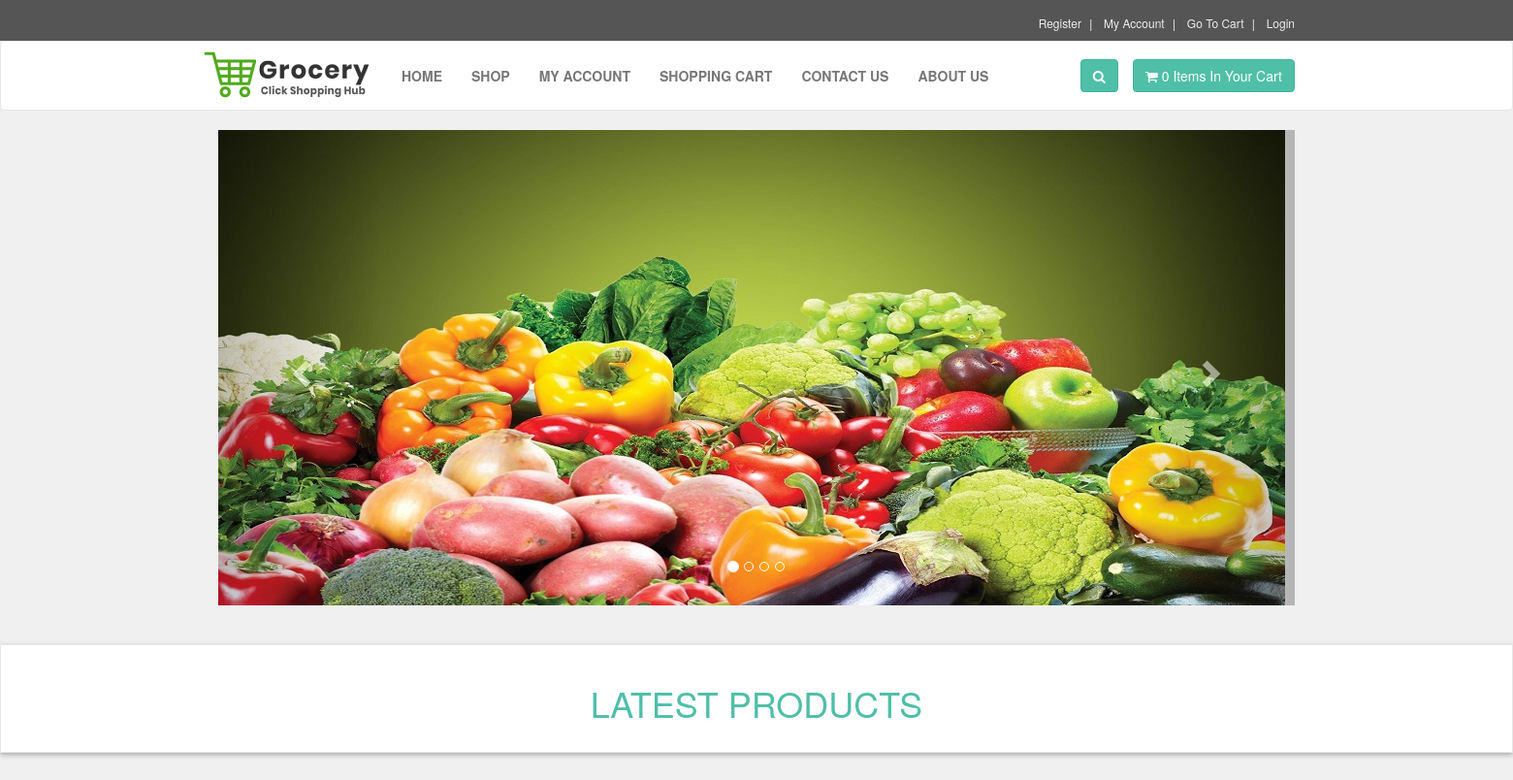
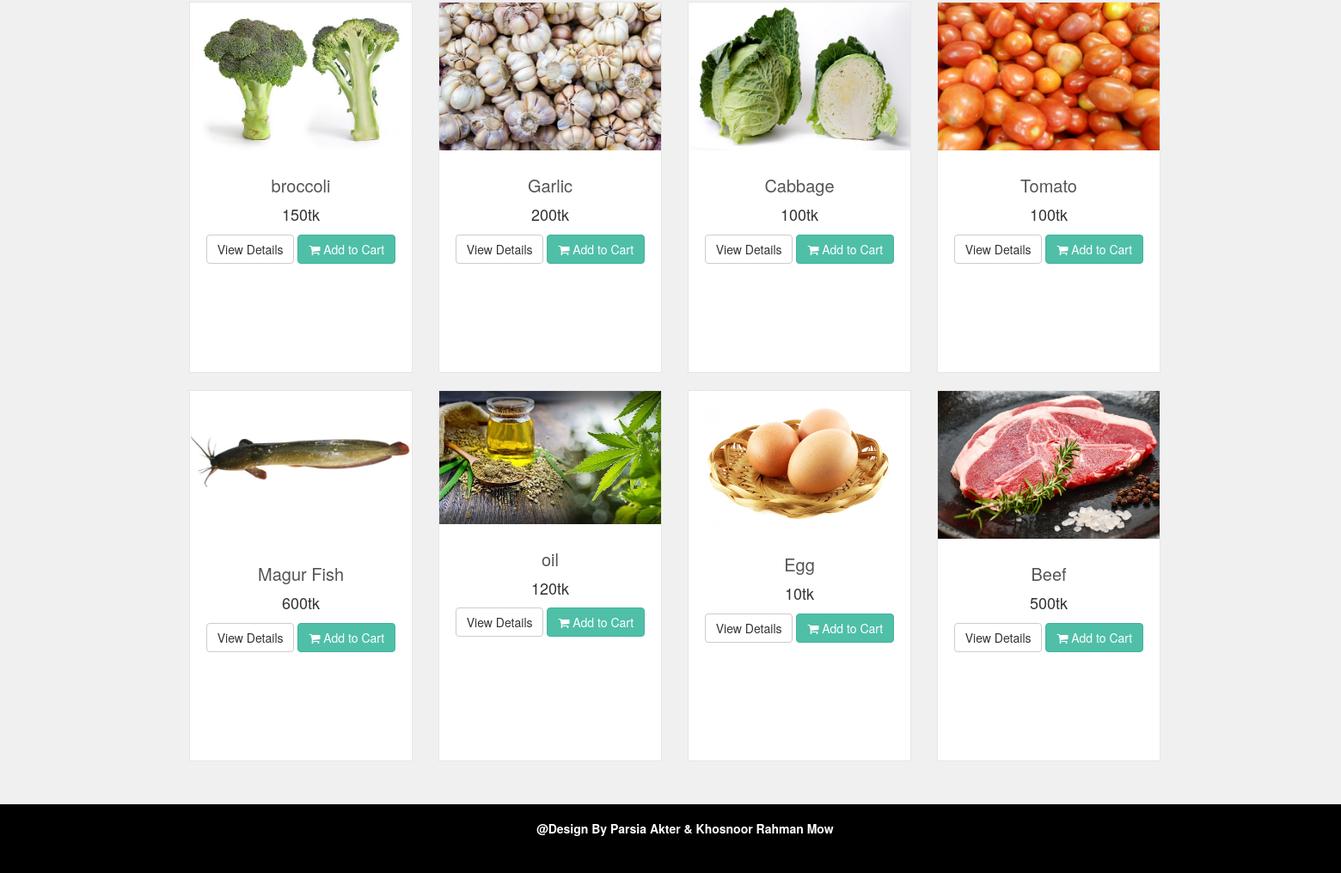
The page / on the database its author committed (2 pictures, top to bottom).
### tables this page shows
CREATE TABLE `slider` (
  `slide_id` int(10) NOT NULL,
  `slide_name` varchar(255) NOT NULL,
  `slide_image` text NOT NULL
);

CREATE TABLE `products` (
  `product_id` int(10) NOT NULL,
  `p_cat_id` int(10) NOT NULL,
  `date` timestamp NOT NULL DEFAULT current_timestamp() ON UPDATE current_timestamp(),
  `product_title` text NOT NULL,
  `product_img1` text NOT NULL,
  `product_img2` text NOT NULL,
  `product_img3` text NOT NULL,
  `product_price` int(10) NOT NULL,
  `product_keywords` text NOT NULL,
  `product_desc` text NOT NULL
);

### functions/functions.php (the view, shortened to what this page needs)
<?php
$db = mysqli_connect("localhost","root","","170204011");
function getRealIpUser(){
    switch(true){
            default : return $_SERVER['REMOTE_ADDR'];
    }
}
function getPro(){
    global $db;
    $get_products = "select * from products order by 1 DESC LIMIT 0,8";
    $run_products = mysqli_query($db,$get_products);
    while($row_products=mysqli_fetch_array($run_products)){
        $pro_id = $row_products['product_id'];
        $pro_title = $row_products['product_title'];
        $pro_price = $row_products['product_price'];
        $pro_img1 = $row_products['product_img1'];
        echo "
        <div class='col-md-4 col-sm-6 single' style='height:432px; margin-bottom:20px;'>
            <div class='product' style='height:432px; margin-bottom:20px;'>
                <a href='details.php?pro_id=$pro_id' >
                    <img class='img-responsive' src='admin_area/product_images/$pro_img1'>
                </a>
                <div class='text'>
                    <h3>
                        <a href='details.php?pro_id=$pro_id'>
                            $pro_title
                        </a>
                    </h3>
                    <p class='price'>
                         $pro_price<span>tk</span>
                    </p>
                    <p class='button'>
                        <a class='btn btn-default' href='details.php?pro_id=$pro_id'>
                            View Details
                        </a>
                        <a class='btn btn-primary' href='details.php?pro_id=$pro_id'>
                            <i class='fa fa-shopping-cart'></i> Add to Cart
                        </a>
                    </p>
                </div>
            </div>
        </div>
        ";
    }
}
function items(){
    global $db;
    $ip_add = getRealIpUser();
    $get_items = "select * from cart where ip_add='$ip_add'";
    $run_items = mysqli_query($db,$get_items);
    $count_items = mysqli_num_rows($run_items);
    echo $count_items;
}
?>

### includes/header.php (shortened to what this page needs)
<?php
include("functions/functions.php");
?>
<!DOCTYPE html>
<html lang="en">
<head>
    <link rel="stylesheet" href="styles/bootstrap-337.min.css">
    <link rel="stylesheet" href="font-awsome/css/font-awesome.min.css">
    <link rel="stylesheet" href="styles/sty.css">
</head>
<body>
   <div id="top">
       <div class="container">
           <div class="col-md-6" style="float:right">
               <ul class="menu">
                   <li>
                       <a href="customer_register.php">Register</a>
                   </li>
                   <li>
                       <a href="checkout.php">My Account</a>
                   </li>
                   <li>
                       <a href="cart.php">Go To Cart</a>
                   </li>
                   <li>
                       <a href="checkout.php">
                           <?php
                           if(!isset($_SESSION['customer_email'])){
                                echo "<a href='checkout.php'> Login </a>";
                               }else{
                                echo " <a href='logout.php'> Log Out </a> ";
                               }
                           ?>
                       </a>
                   </li>
               </ul>
           </div>
       </div>
   </div>
   <div id="navbar" class="navbar navbar-default">
       <div class="container">
           <div class="navbar-header">
               <a href="index.php" class="navbar-brand home">
                   <img src="images/logo-2.png" alt="M-dev-Store Logo" class="hidden-xs">
               </a>
           </div>
           <div class="navbar-collapse collapse" id="navigation">
               <div class="padding-nav">
                   <ul class="nav navbar-nav left">
                       <li class="<?php if($active=='Home') echo"active"; ?>">
                           <a href="index.php">Home</a>
                       </li>
                       <li class="<?php if($active=='Shop') echo"active"; ?>">
                           <a href="shop.php">Shop</a>
                       </li>
                       <li class="<?php if($active=='Account') echo"active"; ?>">
                           <a href="customer/my_account.php">My Account</a>
                       </li>
                       <li class="<?php if($active=='Cart') echo"active"; ?>">
                           <a href="cart.php">Shopping Cart</a>
                       </li>
                       <li class="<?php if($active=='Contact') echo"active"; ?>">
                           <a href="contact.php">Contact Us</a>
                       </li>
                       <li class="<?php if($active=='About') echo"active"; ?>">
                           <a href="about.php">About Us</a>
                       </li>
                   </ul>
               </div>
               <a href="cart.php" class="btn navbar-btn btn-primary right">
                   <i class="fa fa-shopping-cart"></i>
                   <span><?php items(); ?> Items In Your Cart</span>
               </a>
               <div class="navbar-collapse collapse right">
                   <button class="btn btn-primary navbar-btn" type="button" data-toggle="collapse" data-target="#search">
                       <i class="fa fa-search"></i>
                   </button>
               </div>
           </div>
       </div>
   </div>

### index.php (shortened to what this page needs)
<?php
include("includes/header.php");
?>
   <div class="container" id="slider">
       <div class="col-md-12">
           <div class="carousel slide" id="myCarousel" data-ride="carousel">
               <ol class="carousel-indicators">
                   <li class="active" data-target="#myCarousel" data-slide-to="0"></li>
                   <li data-target="#myCarousel" data-slide-to="1"></li>
                   <li data-target="#myCarousel" data-slide-to="2"></li>
                   <li data-target="#myCarousel" data-slide-to="3"></li>
               </ol>
               <div class="carousel-inner">
                  <?php
                   $get_slides = "select * from slider LIMIT 0,1";
                   $run_slides = mysqli_query($con,$get_slides);
                   while($row_slides=mysqli_fetch_array($run_slides)){
                       $slide_image = $row_slides['slide_image'];
                       echo "
                       <div class='item active'>
                       <img src='admin_area/slides_images/$slide_image'>
                       </div>
                       ";
                   }
                   ?>
               </div>
               <a href="#myCarousel" class="left carousel-control" data-slide="prev">
                   <span class="glyphicon glyphicon-chevron-left"></span>
               </a>
               <a href="#myCarousel" class="right carousel-control" data-slide="next">
                   <span class="glyphicon glyphicon-chevron-right"></span>
               </a>
           </div>
       </div>
   </div>
   <div id="hot">
       <div class="box">
           <div class="container">
               <div class="col-md-12">
                   <h2>
                       Latest Products
                   </h2>
               </div>
           </div>
       </div>
   </div>
   <div id="content" class="container">
       <div class="row">
          <?php
           getPro();
           ?>
       </div>
   </div>
   <?php
    include("includes/footer.php");
    ?>
</body>
</html>

### includes/footer.php (shortened to what this page needs)
<!DOCTYPE html>
<html lang="en">
<head>
    <link rel="stylesheet" href="styles/sty.css">
</head>
<body>
    <div id="footer">
    <p id="f">@Design By Parsia Akter &amp; Khosnoor Rahman Mow</p>
</div>
</body>
</html>

### styles/sty.css (style rules this page uses)
body { font-size: 14px; line-height: 1.42857143; color: #333333; background: #f0f0f0; overflow-x: hidden; }
#top { background: #555555; padding: 10px 0; }
#top a { color: #ffffff; }
#top ul.menu { padding-top: 5px; margin: 0px; text-align: right; font-size: 12px; list-style: none; }
#top ul.menu > li { display: inline-block; }
#top ul.menu > li a { color: #eeeeee; }
#top ul.menu > li + li:before { content: "|\00a0"; color: #f7f7f7; padding: 0 5px; }
.navbar { background: #ffffff; }
.navbar-collapse .right { float: right; }
.navbar-brand { float: left; padding: 10px 15px; font-size: 18px; line-height: 20px; height: 70px; }
.navbar ul.nav > li > a { text-transform: uppercase; font-weight: bold; font-size: 14px; }
.padding-nav { padding-top: 10px; }
.btn-primary { color: rgb(255, 255, 255); background: rgb(79, 191, 168); border-color: rgb(65, 179, 156); }
#slider { margin-bottom: 40px; }
.box { background: #ffffff; margin: 0 0 30px; border: solid 1px #e6e6e6; box-sizing: border-box; padding: 20px; box-shadow: 0px 2px 5px rgba(0, 0, 0, .3); }
#hot h2 { font-size: 36px; font-weight: 400; color: #4fbfa8; text-align: center; text-transform: uppercase; }
#content { padding-left: 25px; }
.single { width: 290px; }
#content .product { background: #ffffff; border: solid 1px #e6e6e6; margin-bottom: 30px; box-sizing: border-box; }
#content .product .text { padding: 10px 10px 0px; }
#content .product .text p.price { font-size: 18px; text-align: center; font-weight: 400; }
#content .product .text .button { text-align: center; clear: both; }
#content .product .text .button .btn { margin-bottom: 10px; }
#content .product .text h3 { text-align: center; font-size: 20px; }
#content .product .text h3 a { color: rgb(85, 85, 85); }

### includes/footer.php (style rules this page uses)
#footer { position: relative; top: 30px; width: 100%; height: 80px; background: black; }
#f { font-size: 14px; font-weight: bold; color: white; position: relative; top:18px; left:40%; }

### rows shown on the page
slider: slide_image (picture)
products: product_img1 (picture), product_title "broccoli", product_price "150"
products: product_img1 (picture), product_title "Garlic", product_price "200"
products: product_img1 (picture), product_title "Cabbage", product_price "100"
products: product_img1 (picture), product_title "Tomato", product_price "100"
products: product_img1 (picture), product_title "Magur Fish", product_price "600"
products: product_img1 (picture), product_title "oil", product_price "120"
products: product_img1 (picture), product_title "Egg", product_price "10"
products: product_img1 (picture), product_title "Beef", product_price "500"

### other values the page prints
$count_items "0"
